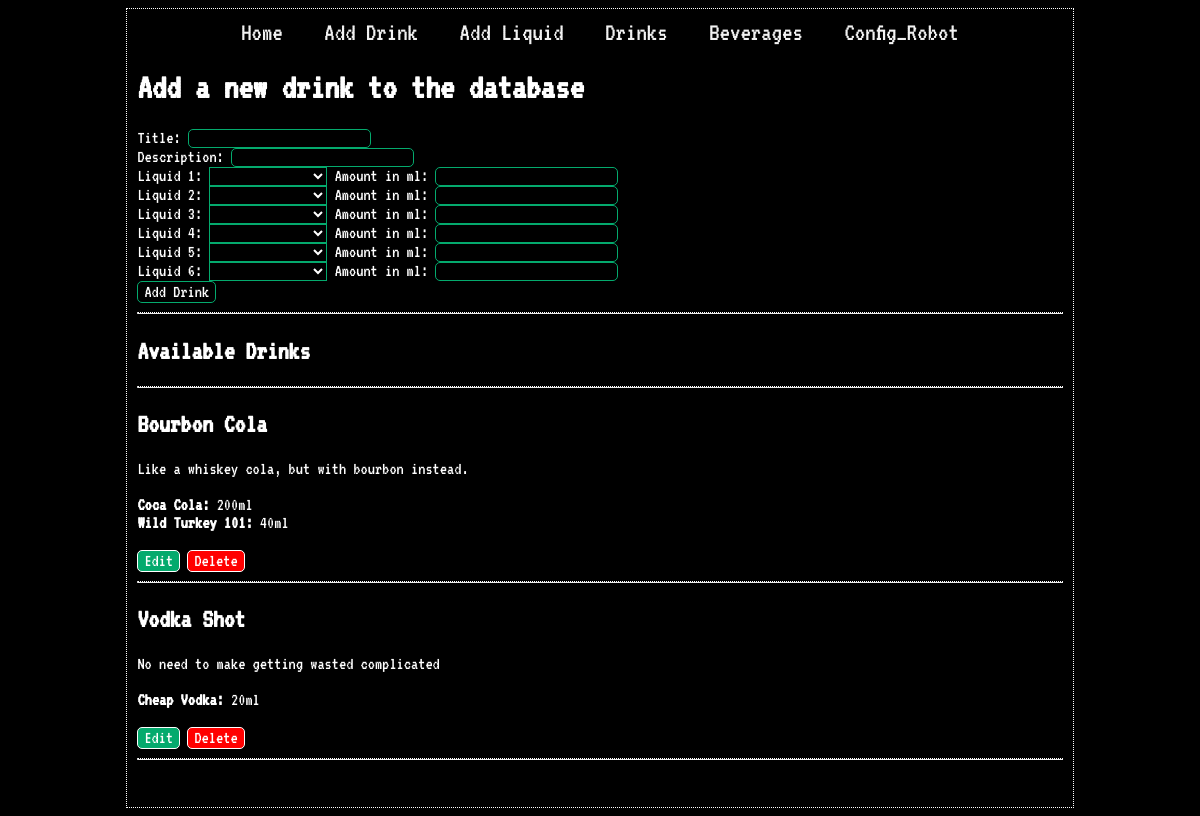
/admin/add_drink, run on the app's committed database.
### app.py (models this page shows, shortened)
class Drink(db.Model):
    id = db.Column(db.Integer, primary_key=True)
    title = db.Column(db.String(50), nullable=False)
    description = db.Column(db.Text, nullable=False)

class Liquid(db.Model):
    id = db.Column(db.Integer, primary_key=True)
    name = db.Column(db.String(50), nullable=False)
    alc_category = db.Column(db.String(20), nullable=False)
    description = db.Column(db.Text, nullable=True)
    alc_content = db.Column(db.Float, nullable=True)

class Recipe(db.Model):
    id = db.Column(db.Integer, primary_key=True)
    id_drink = db.Column(db.Integer, nullable=False)
    id_liquid = db.Column(db.Integer, nullable=False)
    ml_liquid = db.Column(db.Integer, nullable=False)

### app.py (the view)
@app.route('/admin/add_drink', methods=['GET', 'POST'])
def add_drink():
    all_drinks, all_recipes, all_liquids = db_operations.get_data_for_drinks()
    if request.method == 'POST':
        drink_title = request.form['title']
        drink_description = request.form['description']
        duplicate = db_operations.check_drink_duplicates(drink_title)
        if not duplicate:
            drink_id = db_operations.add_drink_to_db(db, drink_title, drink_description)
            keys = list(request.form.keys())
            success_code = db_operations.add_recipe_to_db(db, keys, request, drink_id)
            all_drinks, all_recipes, all_liquids = db_operations.get_data_for_drinks()
            return render_template('/admin/add_drink.html', status_code=success_code, options=db_operations.get_all_liquids_db(),
                    drinks=all_drinks, recipes=all_recipes)
        else:
            error_code = "Drink with this title already exists. Be creative"
            return render_template('/admin/add_drink.html',
                    status_code=error_code, options=db_operations.get_all_liquids_db(),
                    drinks=all_drinks, recipes=all_recipes)
    else:
        all_drinks, all_recipes, all_liquids = db_operations.get_data_for_drinks()
        return render_template('/admin/add_drink.html', options=db_operations.get_all_liquids_db(),
                    drinks=all_drinks, recipes=all_recipes)

### app.py (called while the page is built)
def get_recipes_for_drink(id_drink_req:int, all_recipes):
    try:
        all_recipes = Recipe.query.filter_by(id_drink=id_drink_req).all()
    except:
        all_recipes = []
    return all_recipes

def get_liquid_by_id(id_liquid_req:int, all_liquids):
    liquid = Liquid.query.filter_by(id=id_liquid_req).first().name
    return liquid

### db_operations.py (called while the page is built)
def get_all_liquids_db():
    liquids = Liquid.query.all()
    return liquids

def get_data_for_drinks():
    all_drinks = Drink.query.order_by(Drink.title).all()
    all_recipes = Recipe.query.all()
    all_liquids = Liquid.query.all()
    return all_drinks, all_recipes, all_liquids

### templates/admin/add_drink.html (shortened to what this page needs)
{% extends 'base.html' %}
{% block body %}
<h1> Add a new drink to the database </h1>
<form action='/admin/add_drink' method='POST'>
	Title: <input type='text' name='title' id='title' required>
	<br>
	Description: <input type='text' name='description' id='description' required>
	<br>
	{% for i in range(6) %}
            Liquid {{i + 1}}:
            <select name="liquid_{{i + 1}}" width="500px">
                <option value='' SELECTED></option>
            {% for o in options %}
                    <option value="{{ o.name }}">{{ o.name }}</option>
            {% endfor %}
            </select>
                Amount in ml: <input type='text' name='ml_liquid_{{i+1}}' id='ml_liq_{{i+1}}'>
            <br>
        {% endfor %}
	<input type='submit' value='Add Drink'>
</form>
<hr>
<h2>Available Drinks</h2>
<hr>
	{% for drink in drinks %}
		<h2>{{ drink.title }}</h2>
		<p>{{ drink.description }}</p>
		{% for recipe in get_recipes_for_drink(drink.id, all_recipes) %}
			<b>{{get_liquid_by_id(recipe.id_liquid, all_liquids)}}:</b> {{recipe.ml_liquid}}ml
			<br>
		{% endfor %}
		<br>
		<form class="edit_drink" action='/admin/drinks/edit/{{drink.id}}'>
			<input type="submit" value="Edit" />
		</form>
		<form class="delete_drink" action='/admin/drinks/delete/{{drink.id}}'>
			<input type="submit" value="Delete" />
		</form>
		<hr>
	{% endfor %}
{% endblock %}

### static/css/main.css (style rules this page uses)
html, body { margin: 100; padding: 100; font-family: 'VT323', monospace; font-size: large; }
body { color: white; background-color: black; }
input[type="text"] { background: transparent; border: white; }
hr { border-top: 0.5px dotted white; }
form { display: inline; }
.edit_drink [type='submit'] { background-color: #04AA6D; color: white; border:1px solid white; display: inline; }
.delete_drink [type='submit'] { background-color: red; color: white; border:1px solid white; display: inline; }
input[type="text"] { background: transparent; border:1px solid #04AA6D; border-radius: 5px; color: white; }
input[type="submit"] { background: transparent; border:1px solid #04AA6D; color: white; border-radius: 5px; font-family: 'VT323', monospace; font-size: large; }
select { color: white; background: transparent; border:1px solid #04AA6D; }

### data on the page
Drink: title "Bourbon Cola", description "Like a whiskey cola, but with bourbon instead."
Recipe: ml_liquid "200"
Liquid: name "Coca Cola"
Recipe: ml_liquid "40"
Liquid: name "Wild Turkey 101"
Drink: title "Vodka Shot", description "No need to make getting wasted complicated"
Recipe: ml_liquid "20"
Liquid: name "Cheap Vodka"

### other printed values
{{ i + 1 }} "1" "2" "3" "4" "5" "6"
